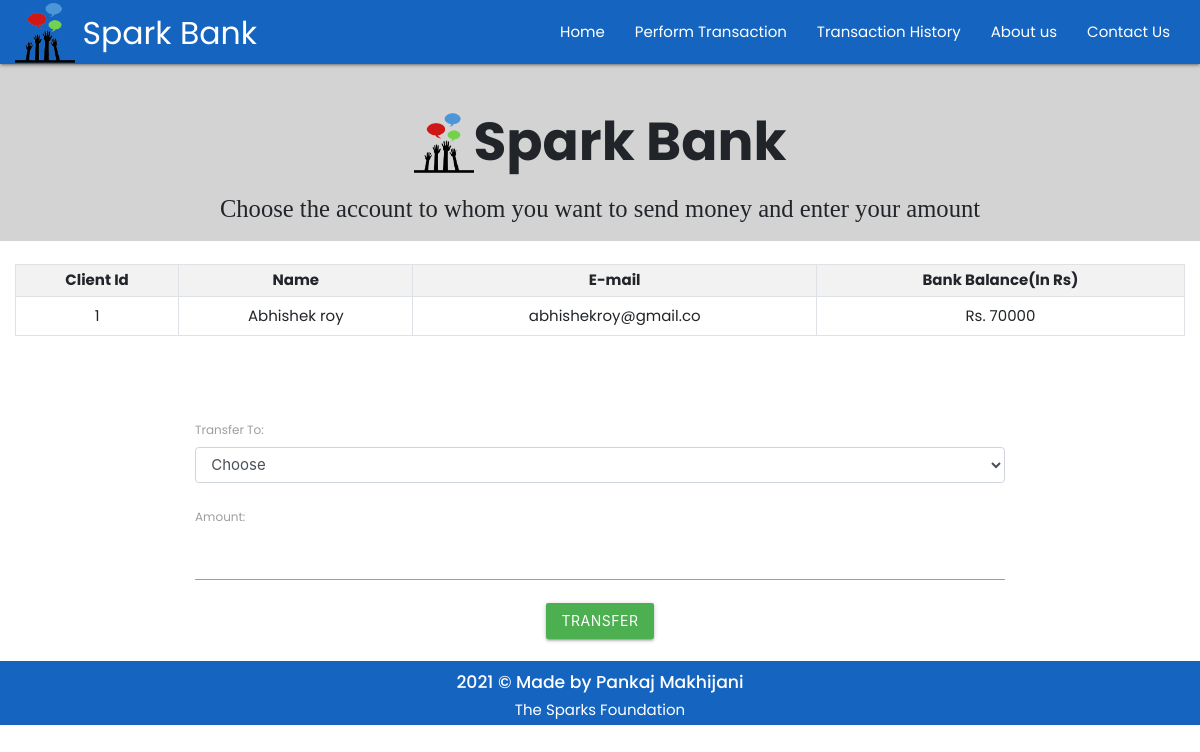
/php/userdetails.php?c_id=1, run on the app's committed database.
### tables this page shows
CREATE TABLE `clients` (
  `c_id` int(3) NOT NULL,
  `c_name` varchar(20) NOT NULL,
  `c_mail` varchar(20) DEFAULT NULL,
  `c_balance` int(10) NOT NULL
);

### php/userdetails.php (the view, shortened to what this page needs)
<!DOCTYPE html>
<html lang="en">
<head>
    <link rel="stylesheet" href="https://maxcdn.bootstrapcdn.com/bootstrap/4.0.0/css/bootstrap.min.css">
    <link rel="stylesheet" href="../css/style.css">
    <link rel="stylesheet" href="https://cdnjs.cloudflare.com/ajax/libs/materialize/1.0.0/css/materialize.min.css">
</head>
<body>
    <nav>
        <div class="container-fluid nav-wrapper #00838f blue darken-3 z-depth-1">
            <a href="../index.php" class="brand-logo"><img src="../images/logo_small.png" style="height:70px;width:60px" /><span class="m-2 title">Spark Bank</span></a>
            <ul id="nav-mobile" class="right hide-on-med-and-down">
                <li><a href="../index.php">Home</a></li>
                <li><a href="./transfermoney.php">Perform Transaction</a></li>
                <li><a href="./transactionhistory.php">Transaction History</a></li>
                <li><a href="../aboutus.php">About us</a></li>
                <li><a href="../contactus.php">Contact Us</a></li>
            </ul>
        </div>
    </nav>
    <div class="center head mt-0">
        <h2 class="mb-3"><b><span><img src="../images/logo_small.png" style="height:70px;width:60px" /></span>Spark Bank</b></h2>
        <h5 class=" mt-2">Choose the account to whom you want to send money and enter your amount</h5>
    </div>
    <?php
    include './connection.php';
    if (isset($_REQUEST['c_id'])) {
        $sid = $_GET['c_id'];
        $sql = "SELECT * FROM  clients where c_id=$sid";
        $result = mysqli_query($conn, $sql);
        $rows = mysqli_fetch_assoc($result);
    }
    ?>
    <form method="post" name="tcredit" class="tabletext"><br>
        <div class="container-fluid">
            <table class="table table-sm table-striped table-condensed table-bordered">
                <tr>
                    <th class="text-center">Client Id</th>
                    <th class="text-center">Name</th>
                    <th class="text-center">E-mail</th>
                    <th class="text-center">Bank Balance(In Rs)</th>
                </tr>
                <tr>
                    <td class="center py-2"><?php echo (isset($rows['c_id']) ? $rows['c_id'] : ''); ?></td>
                    <td class="center py-2"><?php echo (isset($rows['c_name']) ? $rows['c_name'] : ''); ?></td>
                    <td class="center py-2"><?php echo (isset($rows['c_mail']) ? $rows['c_mail'] : ''); ?></td>
                    <td class="center py-2">Rs. <?php echo (isset($rows['c_balance']) ? $rows['c_balance'] : ''); ?></td>
                </tr>
            </table>
        </div>
        <div class="container">
            <br><br><br>
            <label for="to">Transfer To:</label>
            <select id="to" name="to" class="form-control" required>
                <option value="" disabled selected>Choose</option>
        </div>
        <br>
        <label for="amount">Amount:</label>
        <input type="number" class="form-control" name="amount" id="amount" required>
        <div class="text-center">
            <button class="btn mt-3 green" name="submit" type="submit" id="myBtn">Transfer</button>
        </div>
        <br>
    </form>
    <footer class="center container-fluid blue darken-3 text-white pb-1">
        <h6 class="info">2021 &copy; Made by <a href="https://www.linkedin.com/in/pankaj-makhijani-1a993414a/" class="text-white">Pankaj Makhijani</a></h6>
        The Sparks Foundation
    </footer>
</body>
</html>

### css/style.css (style rules this page uses)
body { font-family: Poppins; margin: 0; }
.head { top:0; padding: 0.5px; font-family: Alegreya Sans SC; background: lightgray; }
.info { font-weight: 500; }

### php/userdetails.php (style rules this page uses)
.mt-0 { padding: 10px; top: 0; }
* { font-family: Poppins; }
a:link { color: white; }
footer { position: absolute; margin-bottom: 0px; background-color: #1565C0 !important; bottom: auto; }

### data on the page
clients: c_id "1", c_name "Abhishek roy", c_mail "abhishekroy@gmail.co", c_balance "70000"
